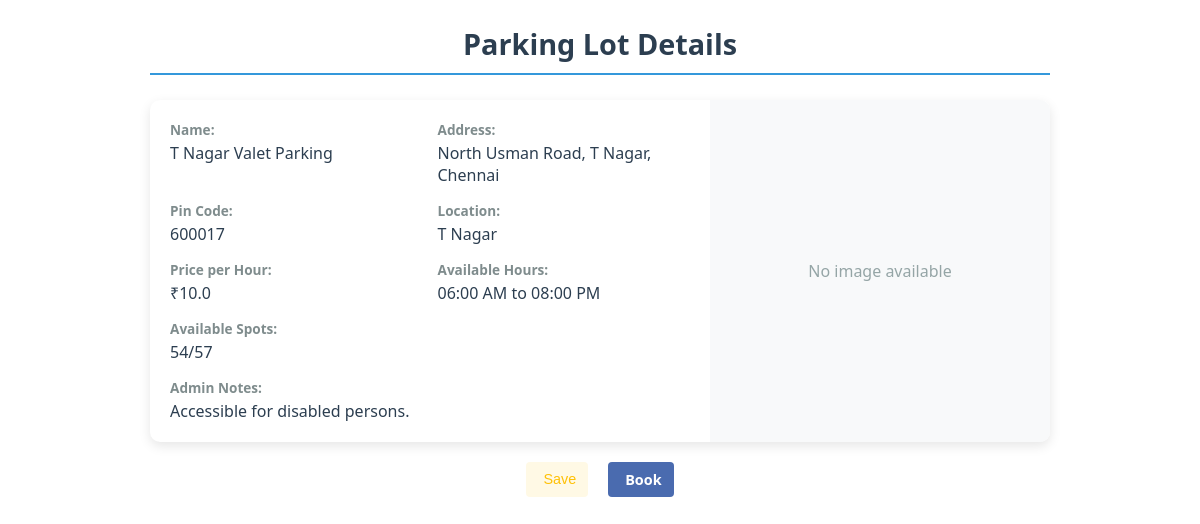
/user/parking/4, run on an earlier commit of the app's database.
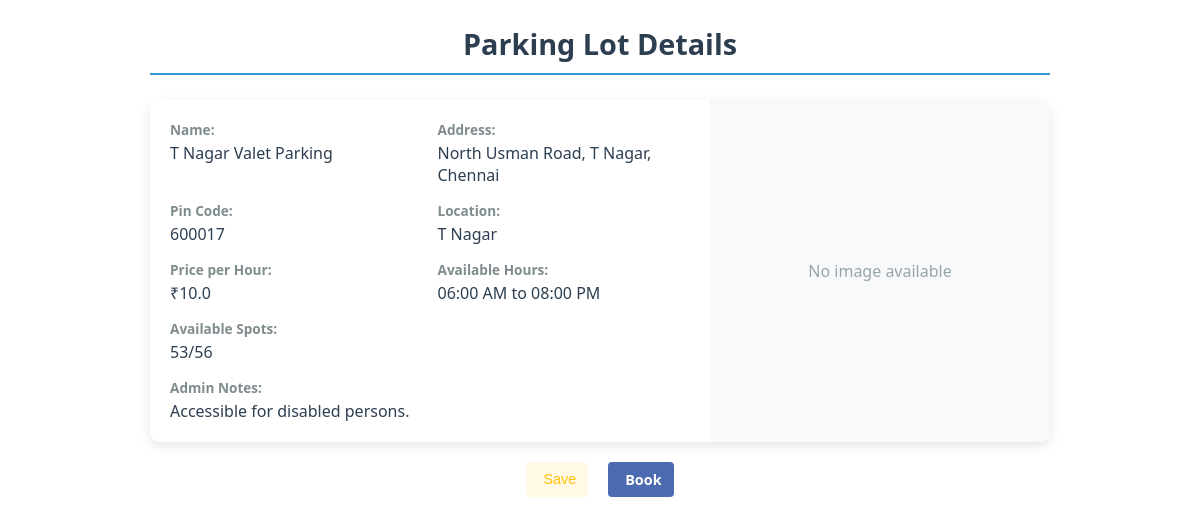
And on a later commit of the database.
### model.py (models this page shows, shortened)
class ParkingLot(db.Model):
    id = db.Column(db.Integer, primary_key=True)
    prime_location_name = db.Column(db.String(100))
    price_per_hour = db.Column(db.Float)
    max_parking_spots = db.Column(db.Integer, nullable=False)
    available_spots = db.Column(db.Integer, nullable=False)
    available_from = db.Column(db.Time)
    available_to = db.Column(db.Time)
    is_active = db.Column(db.Boolean, default=True)
    image_url = db.Column(db.String)
    admin_notes = db.Column(db.Text)
    location_id = db.Column(db.Integer, db.ForeignKey('location.id'), nullable=False)
    spots = db.relationship('ParkingSpot', backref='lot', cascade='all, delete-orphan', lazy=True)

### routes/user_routes.py (the view)
@user_bp.route('/parking/<int:lot_id>')
def view_parking_details(lot_id):
    parking_lot = ParkingLot.query.get(lot_id)
    all_locations = Location.query.options(
        joinedload(Location.parking_lots)
    ).all()
    lot_ids = [lot.id for loc in all_locations for lot in loc.parking_lots]
    if not parking_lot:
        return "Parking lot not found", 404
    spots_count = dict(db.session.query(
        ParkingSpot.lot_id,
        func.count(ParkingSpot.id)
    ).filter(
        ParkingSpot.lot_id.in_(lot_ids),
        ParkingSpot.status == 'A'
    ).group_by(ParkingSpot.lot_id).all())
    location_data = []
    for loc in all_locations:
        location_data.append({
            "location": loc,
            "lots": loc.parking_lots,
            "spots_count": spots_count
        })
    return render_template('partials/_view_parking_details.html',
                        lot=parking_lot,
                        location_data=location_data,
                        spots_count=spots_count,
                        available_spots_count=lambda lot: spots_count.get(lot.id, 0))

### templates/partials/_view_parking_details.html (shortened to what this page needs)
<!DOCTYPE html>
<html lang="en">
<head>
    <link rel="stylesheet" href="{{url_for('static', filename='style/partials/_view_parking_details.css')}}">
</head>
<body>
    <div class="parking-lot-details">
        <h2 class="lot-title">Parking Lot Details</h2>
        <div class="lot-info-card">
            <div class="lot-info-grid">
                <div class="info-item">
                    <span class="info-label">Name:</span>
                    <span class="info-value">{{ lot.prime_location_name }}</span>
                </div>
                <div class="info-item">
                    <span class="info-label">Address:</span>
                    <span class="info-value">{{ lot.location_ref.address }}</span>
                </div>
                <div class="info-item">
                    <span class="info-label">Pin Code:</span>
                    <span class="info-value">{{ lot.location_ref.pin_code }}</span>
                </div>
                <div class="info-item">
                    <span class="info-label">Location:</span>
                    <span class="info-value">{{ lot.location_ref.name }}</span>
                </div>
                <div class="info-item">
                    <span class="info-label">Price per Hour:</span>
                    <span class="info-value">₹{{ lot.price_per_hour }}</span>
                </div>
                <div class="info-item">
                    <span class="info-label">Available Hours:</span>
                    <span class="info-value">{{ lot.available_from.strftime('%I:%M %p') }} to {{
                        lot.available_to.strftime('%I:%M %p') }}</span>
                </div>
                <div class="info-item full-width">
                    <span class="info-label">Available Spots:</span>
                    <span class="info-value">{{ spots_count.get(lot.id, 0) }}/{{ lot.available_spots}}</span>
                </div>
                <div class="info-item full-width">
                    <span class="info-label">Admin Notes:</span>
                    <span class="info-value">{{ lot.admin_notes or 'No notes available' }}</span>
                </div>
            </div>
            <div class="lot-image-container">
                {% if lot.image_url %}
                <img src="{{ url_for('static', filename=lot.image_url) }}" alt="Parking Lot Image"
                    class="parking-lot-image">
                {% else %}
                <div class="no-image-placeholder">
                    <p>No image available</p>
                </div>
                {% endif %}
            </div>
        </div>
        <div class="action-buttons">
            <button class="action-btn favorite-btn" title="Add to Favorites" onclick="toggleFavorite({{ lot.id }})">
                <span class="action-label">Save</span>
            </button>
            <a href="{{ url_for('user.book_parking', lot_id=lot.id) }}"
                class="action-btn book-btn {% if not lot.is_active or available_spots_count(lot) == 0 %}disabled{% endif %}"
                title="Book Now" >
                <span class="action-label">Book</span>
            </a>
        </div>
    </div>
</body>
</html>

What changed in the data, as far as the page shows it:
changed ParkingLot "T Nagar Valet Parking": available_spots "57" → "56"
Also different on the page:
{{ spots_count.get(lot.id, 0) }}: "54" → "53"
